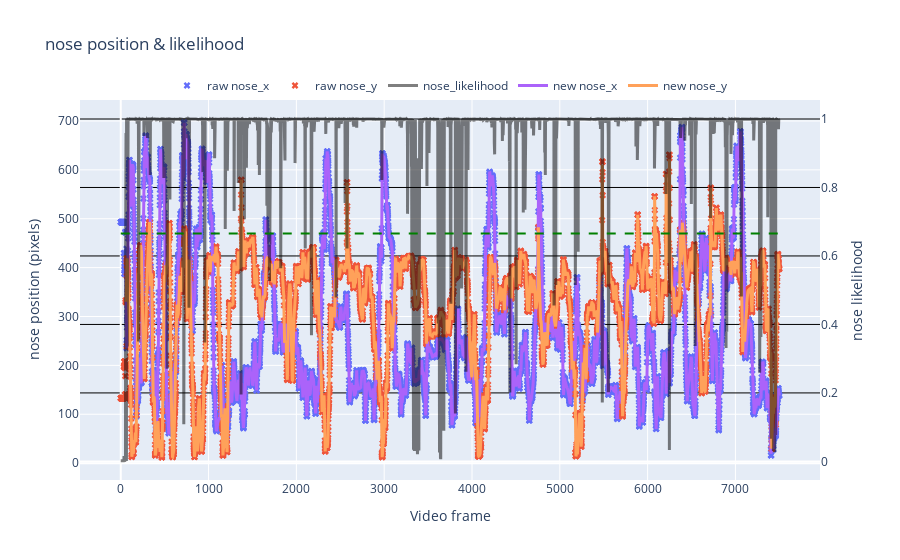

Notebook code cell kept with this figure:
### Code cell
def plot_raw_vs_smoothed(df_raw, df_smooth, bodypart = 'nose', llhd_lim='mean', num_std=2):

    # Create figure
    fig = go.Figure()

    # Add traces for raw data
    for column in df_raw.columns:
        if bodypart in column:
            if 'likelihood' not in column:
                fig.add_trace(go.Scatter(x=df_raw.index, y=df_raw[column], mode='markers', name=f'raw {column}', marker=dict(symbol='x', size=6)))
            elif '_y' not in column:
                fig.add_trace(go.Scatter(x=df_raw.index, y=df_raw[column], name=f'{column}', line=dict(color='black', width=3), yaxis='y2',opacity=0.5))

    # Add traces for smoothed data
    for column in df_smooth.columns:
        if bodypart in column:
            if 'likelihood' not in column:
                fig.add_trace(go.Scatter(x=df_smooth.index, y=df_smooth[column], name=f'new {column}', line=dict(width=3)))

    median = df_raw[f'{bodypart}_likelihood'].median()
    mean = df_raw[f'{bodypart}_likelihood'].mean()
    std_dev = df_raw[f'{bodypart}_likelihood'].std()
        
    if llhd_lim == 'mean':
        limit = mean - num_std*std_dev
    elif llhd_lim == 'median':
        limit = median - num_std*std_dev
    else:
        limit = llhd_lim

    # Update layout for secondary y-axis
    fig.update_layout(
        xaxis=dict(title='Video frame'),
        yaxis=dict(title=f'{bodypart} position (pixels)'),
        yaxis2=dict(title=f'{bodypart} likelihood', 
                    overlaying='y', 
                    side='right',
                    gridcolor='black'),
        title=f'{bodypart} position & likelihood',
        legend=dict(yanchor="bottom",
                    y=1,
                    xanchor="center",
                    x=0.5,
                    orientation="h"),
        shapes=[dict(type='line', 
                    x0=df_raw.index.min(), 
                    x1=df_raw.index.max(), 
                    y0=limit, 
                    y1=limit, 
                    line=dict(color='green', dash='dash'),
                    yref='y2')],
        
    )

    # Show plot
    fig.show()

# Plot raw vs smoothed data
plot_raw_vs_smoothed(df_raw, df_smooth, bodypart = bodypart, llhd_lim = tolerance, num_std = certainty)

### Figure 1 — Plotly figure (JSON) as saved in the notebook; plotly's stock layout.template omitted (floating-point values rounded to 4 significant figures; data arrays with more than 128 entries replaced by an {"elided": "..."} marker saying what was removed)
{"data": [{"marker": {"size": 6, "symbol": "x"}, "mode": "markers", "name": "raw nose_x", "type": "scatter", "x": {"elided": "7500 int values"}, "y": {"elided": "7500 float values"}}, {"marker": {"size": 6, "symbol": "x"}, "mode": "markers", "name": "raw nose_y", "type": "scatter", "x": {"elided": "7500 int values"}, "y": {"elided": "7500 float values"}}, {"line": {"color": "black", "width": 3}, "name": "nose_likelihood", "opacity": 0.5, "type": "scatter", "x": {"elided": "7500 int values"}, "y": {"elided": "7500 float values"}, "yaxis": "y2"}, {"line": {"width": 3}, "name": "new nose_x", "type": "scatter", "x": {"elided": "7500 int values"}, "y": {"elided": "7500 float values"}}, {"line": {"width": 3}, "name": "new nose_y", "type": "scatter", "x": {"elided": "7500 int values"}, "y": {"elided": "7500 float values"}}], "layout": {"legend": {"orientation": "h", "x": 0.5, "xanchor": "center", "y": 1, "yanchor": "bottom"}, "shapes": [{"line": {"color": "green", "dash": "dash"}, "type": "line", "x0": 0, "x1": 7499, "y0": 0.6659, "y1": 0.6659, "yref": "y2"}], "title": {"text": "nose position & likelihood"}, "xaxis": {"title": {"text": "Video frame"}}, "yaxis": {"title": {"text": "nose position (pixels)"}}, "yaxis2": {"gridcolor": "black", "overlaying": "y", "side": "right", "title": {"text": "nose likelihood"}}}}
